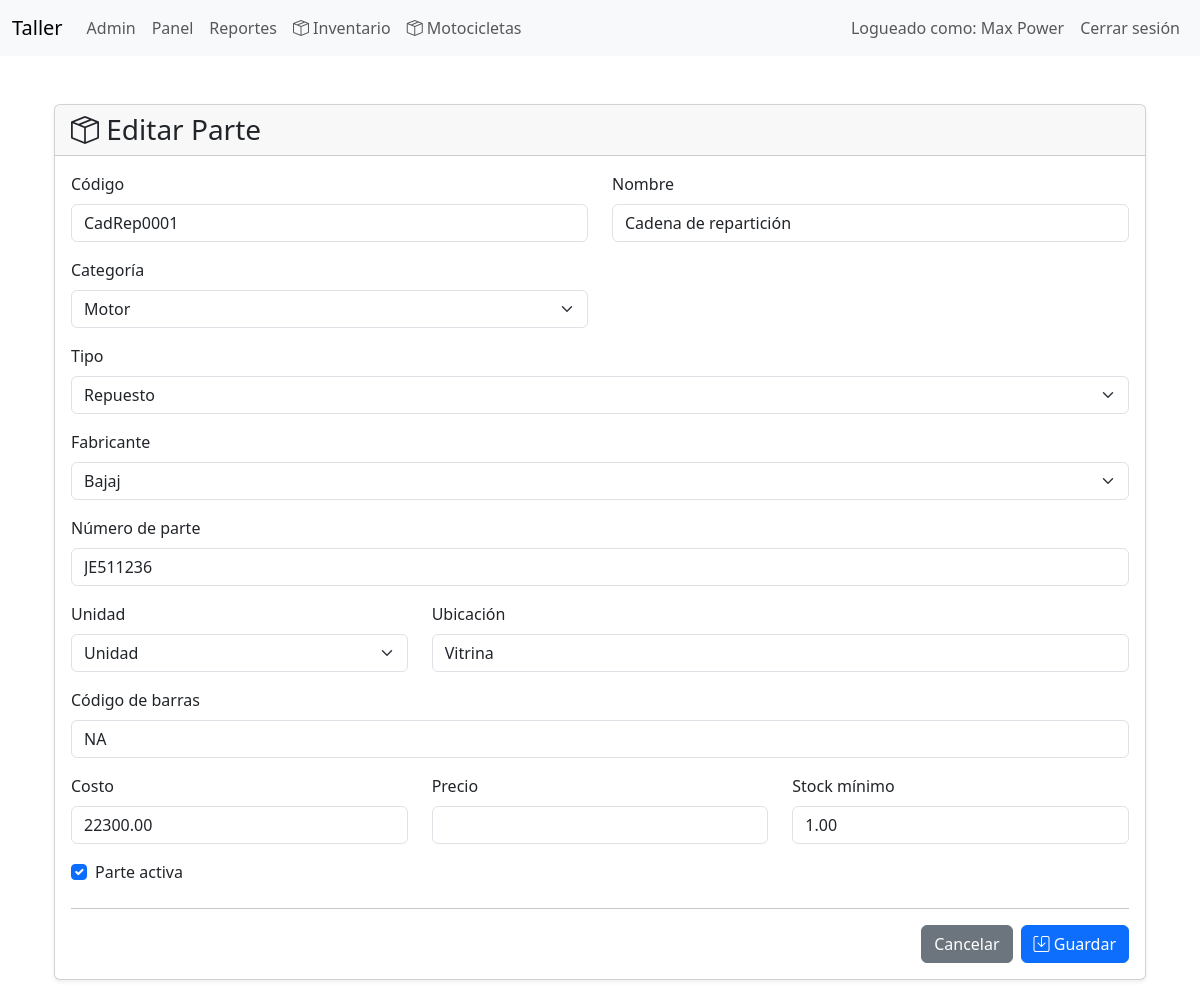
Page /index.php?controller=inventory&action=edit&id=22 (signed in) on the committed database.
### tables this page shows
CREATE TABLE `partes` (
  `id` int(11) NOT NULL,
  `codigo` varchar(60) NOT NULL,
  `categoria_id` int(11) DEFAULT NULL,
  `tipo` enum('repuesto','insumo','herramienta') NOT NULL DEFAULT 'repuesto',
  `nombre` varchar(150) NOT NULL,
  `marca` varchar(100) DEFAULT NULL,
  `fabricante_repuesto_id` int(11) DEFAULT NULL,
  `numero_parte` varchar(100) DEFAULT NULL,
  `created_by` int(11) DEFAULT NULL,
  `unidad` enum('Unidad','Juego','Par','Litro','Mililitro','Kilogramo','Gramo','Metro','Centimetro') NOT NULL DEFAULT 'Unidad',
  `stock_actual` decimal(12,2) NOT NULL DEFAULT 0.00,
  `stock_reservado` decimal(12,2) NOT NULL DEFAULT 0.00,
  `stock_minimo` decimal(12,2) NOT NULL DEFAULT 0.00,
  `costo` decimal(10,2) NOT NULL DEFAULT 0.00,
  `precio_venta` decimal(10,2) NOT NULL DEFAULT 0.00,
  `ubicacion` varchar(120) DEFAULT NULL,
  `codigo_barras` varchar(100) DEFAULT NULL,
  `imagen` varchar(255) DEFAULT NULL,
  `activo` tinyint(1) NOT NULL DEFAULT 1,
  `created_at` datetime NOT NULL DEFAULT current_timestamp(),
  `updated_at` datetime NOT NULL DEFAULT current_timestamp() ON UPDATE current_timestamp()
);

CREATE TABLE `categorias_partes` (
  `id` int(11) NOT NULL,
  `nombre` varchar(100) NOT NULL,
  `descripcion` text DEFAULT NULL,
  `activo` tinyint(1) NOT NULL DEFAULT 1,
  `created_at` datetime NOT NULL DEFAULT current_timestamp(),
  `updated_at` datetime NOT NULL DEFAULT current_timestamp() ON UPDATE current_timestamp()
);

CREATE TABLE `fabricante_repuesto` (
  `id` int(11) NOT NULL,
  `nombre` varchar(100) NOT NULL,
  `descripcion` text DEFAULT NULL,
  `activo` tinyint(1) NOT NULL DEFAULT 1,
  `created_at` timestamp NOT NULL DEFAULT current_timestamp(),
  `updated_at` timestamp NOT NULL DEFAULT current_timestamp() ON UPDATE current_timestamp()
);

### app/controllers/BaseController.php (called while the page is built, shortened)
<?php
abstract class BaseController
{
    protected function render(string $view, array $data = []): void
    {
        extract($data);
        require __DIR__ . '/../views/layouts/header.php';
        require __DIR__ . '/../views/' . $view . '.php';
        require __DIR__ . '/../views/layouts/footer.php';
    }
}

### app/controllers/InventoryController.php (called while the page is built, shortened)
<?php
class InventoryController extends BaseController
{
    private Part $partModel;
    private FabricanteRepuesto $manufacturerModel;
    public function __construct(PDO $pdo)
    {
        $this->partModel = new Part($pdo);
        $this->manufacturerModel = new FabricanteRepuesto($pdo);
    }
    public function edit(): void
    {
        $id = (int) ($_GET['id'] ?? 0);
        $part = $this->partModel->findById($id);
        $this->render('inventory/form', [
            'part' => $part,
            'categories' => $this->partModel->categories(),
            'title' => 'Editar artículo',
            'manufacturers' => $this->manufacturerModel->active()
        ]);
    }
}

### app/models/BaseModel.php (called while the page is built, shortened)
<?php
class BaseModel
{
    public function __construct(PDO $pdo)
    {
        $this->db = $pdo;
    }
}

### app/models/Part.php (called while the page is built, shortened)
<?php
class Part extends BaseModel
{
    public function findById(int $id): ?array
    {
        $stmt = $this->db->prepare("
            SELECT *
            FROM partes
            WHERE id = ?
            LIMIT 1
        ");
        $stmt->execute([$id]);
        return $stmt->fetch(PDO::FETCH_ASSOC) ?: null;
    }
    public function categories(): array
    {
        return $this->db
            ->query("
                SELECT *
                FROM categorias_partes
                WHERE activo=1
                ORDER BY nombre
            ")
            ->fetchAll(PDO::FETCH_ASSOC);
    }
}

### app/models/CatalogModel.php (called while the page is built, shortened)
<?php
abstract class CatalogModel extends BaseModel
{
    protected string $table;
    public function active(): array
    {
        $stmt = $this->db->query("
            SELECT *
            FROM {$this->table}
            WHERE activo = 1
            ORDER BY nombre
        ");
        return $stmt->fetchAll(PDO::FETCH_ASSOC);
    }
}

### app/views/inventory/form.php (the view, shortened to what this page needs)
<?php
$isEdit = !empty($part);
$old = $_SESSION['old'] ?? [];
function field($name, $part, $old)
{
    return htmlspecialchars($old[$name] ?? ($part[$name] ?? ''));
}
?>
<div class="container py-4">
    <div class="card shadow-sm">
        <div class="card-header">
            <h3 class="mb-0">
                <i class="bi bi-box-seam"></i>
                <?= $isEdit ? 'Editar Parte' : 'Nueva Parte' ?>
            </h3>
        </div>
        <div class="card-body">
            <form
                method="post"
                action="index.php?controller=inventory&action=<?= $isEdit ? 'update' : 'store' ?>">
                <div class="row">
                    <div class="col-md-6 mb-3">
                        <label class="form-label">
                            Código
                        </label>
                        <input
                            type="text"
                            name="codigo"
                            class="form-control"
                            maxlength="30"
                            required
                            value="<?= field('codigo', $part, $old) ?>">
                    </div>
                    <div class="col-md-6 mb-3">
                        <label class="form-label">
                            Nombre
                        </label>
                        <input
                            type="text"
                            name="nombre"
                            class="form-control"
                            required
                            value="<?= field('nombre', $part, $old) ?>">
                    </div>
                </div>
                <div class="row">
                    <div class="col-md-6 mb-3">
                        <label class="form-label">
                            Categoría
                        </label>
                        <select
                            class="form-select"
                            name="categoria_id"
                            required>
                            <?php foreach ($categories as $cat): ?>
                                <?php
                                $selected =
                                    ($old['categoria_id'] ?? $part['categoria_id'] ?? '') == $cat['id'];
                                ?>
                                <option
                                    value="<?= $cat['id'] ?>"
                                    <?= $selected ? 'selected' : '' ?>>
                                    <?= htmlspecialchars($cat['nombre']) ?>
                                </option>
                            <?php endforeach; ?>
                        </select>
                    </div>
                    <div class="mb-3">
                        <label class="form-label">Tipo</label>
                        <select name="tipo" class="form-select">
                            <option value="repuesto">Repuesto</option>
                        </select>
                    </div>
                    <div class="mb-3">
                        <label class="form-label">
                            Fabricante
                        </label>
                        <select
                            name="fabricante_repuesto_id"
                            class="form-select">
                            <?php foreach ($manufacturers as $manufacturer): ?>
                                <option
                                    value="<?= $manufacturer['id'] ?>"
                                    <?= (($part['fabricante_repuesto_id'] ?? '') == $manufacturer['id']) ? 'selected' : '' ?>>
                                    <?= htmlspecialchars($manufacturer['nombre']) ?>
                                </option>
                            <?php endforeach; ?>
                        </select>
                    </div>
                    <div class="mb-3">
                        <label class="form-label">
                            Número de parte
                        </label>
                        <input
                            type="text"
                            name="numero_parte"
                            class="form-control"
                            value="<?= htmlspecialchars($part['numero_parte'] ?? '') ?>">
                    </div>
                </div>
                <div class="row">
                    <div class="col-md-4 mb-3">
                        <label class="form-label">
                            Unidad
                        </label>
                        <select
                            class="form-select"
                            name="unidad">
                            <option value="Unidad">Unidad</option>
                        </select>
                    </div>
                    <div class="col-md-8 mb-3">
                        <label class="form-label">
                            Ubicación
                        </label>
                        <input
                            class="form-control"
                            name="ubicacion"
                            value="<?= field('ubicacion', $part, $old) ?>">
                    </div>
                    <div class="mb-3">
                        <label class="form-label">Código de barras</label>
                        <input
                            type="text"
                            class="form-control"
                            name="codigo_barras"
                            value="<?= htmlspecialchars($part['codigo_barras'] ?? '') ?>">
                    </div>
                </div>
                <div class="row">
                    <div class="col-md-4 mb-3">
                        <label class="form-label">
                            Costo
                        </label>
                        <input
                            type="number"
                            step="0.01"
                            min="0"
                            class="form-control"
                            name="costo"
                            value="<?= field('costo', $part, $old) ?>">
                    </div>
                    <div class="col-md-4 mb-3">
                        <label class="form-label">
                            Precio
                        </label>
                        <input
                            type="number"
                            step="0.01"
                            min="0"
                            class="form-control"
                            name="precio_venta"
                            value="<?= field('precio', $part, $old) ?>">
                    </div>
                    <div class="col-md-4 mb-3">
                        <label class="form-label">
                            Stock mínimo
                        </label>
                        <input
                            type="number"
                            step="1"
                            min="0"
                            class="form-control"
                            name="stock_minimo"
                            value="<?= field('stock_minimo', $part, $old) ?>">
                    </div>
                </div>
                <div class="form-check mb-4">
                    <?php
                    $activo = $old['activo'] ?? $part['activo'] ?? 1;
                    ?>
                    <input
                        class="form-check-input"
                        type="checkbox"
                        name="activo"
                        value="1"
                        <?= $activo ? 'checked' : '' ?>>
                    <label class="form-check-label">
                        Parte activa
                    </label>
                </div>
                <hr>
                <div class="d-flex justify-content-end">
                    <a
                        href="index.php?controller=inventory&action=index"
                        class="btn btn-secondary me-2">
                        Cancelar
                    </a>
                    <button
                        class="btn btn-primary">
                        <i class="bi bi-save"></i>
                        Guardar
                    </button>
                </div>
            </form>
        </div>
    </div>
</div>

### public/css/style.css (style rules this page uses)
body { padding-bottom: 40px; }

### rows in the picture
partes: codigo "CadRep0001", nombre "Cadena de repartición", categoria_id "Motor", fabricante_repuesto_id "Bajaj", numero_parte "JE511236", ubicacion "Vitrina", codigo_barras "NA", costo "22300.00", stock_minimo "1.00", activo "☑"

### other values in the picture
$_SESSION['user_name'] "Max Power"
